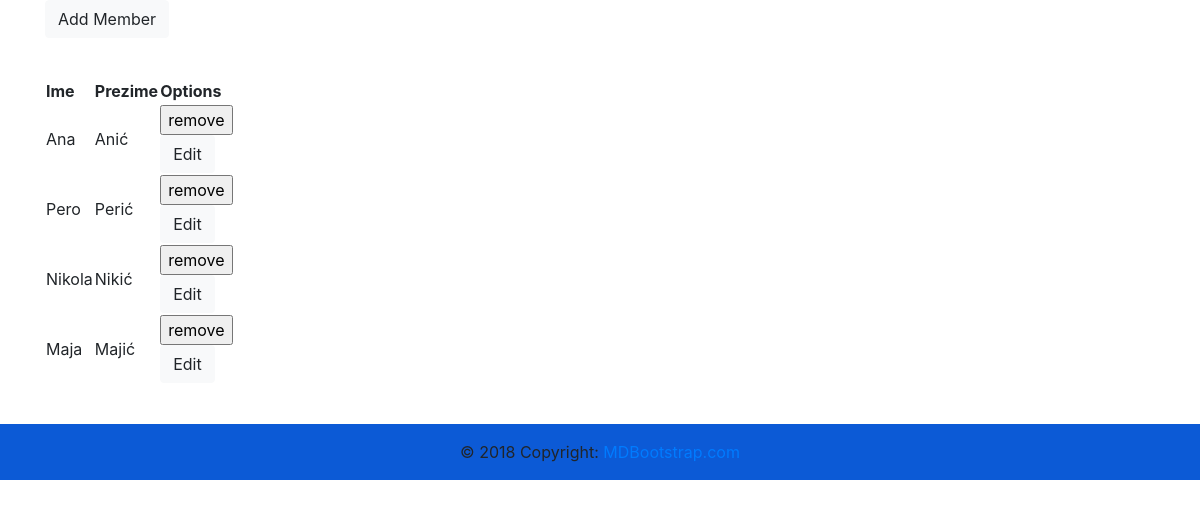
The app's page /indexx.php, older data.
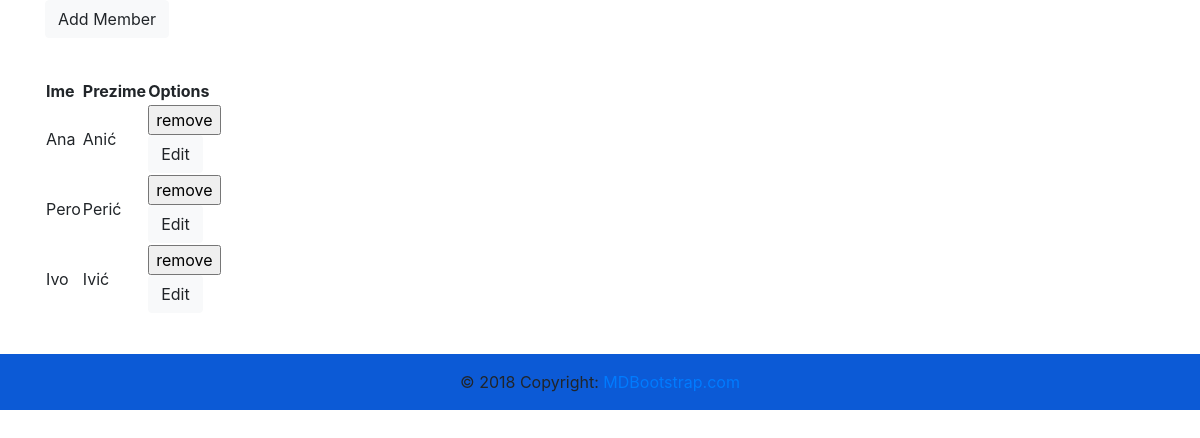
The same page, newer data.
### tables this page shows
CREATE TABLE IF NOT EXISTS clanovi
(id INT UNSIGNED AUTO_INCREMENT NOT NULL PRIMARY KEY,
ime VARCHAR(50) NOT NULL,
prezime VARCHAR(50) NOT NULL);

### classes/Helper.php (called while the page is built, shortened)
<?php
class Helper
{
    public static function getHeader($title, $path = 'header')
    {
        $header = require_once "includes/$path.php";
        return $header;
    }
    public static function getFooter($path = 'footer')
    {
       require_once "includes/$path.php";
    }
}
?>

### classes/Config.php (called while the page is built, shortened)
<?php
class Config
{
    public static function get($path = NULL)
    {
        if ($path)
        {
            $input = explode('.',$path);
            foreach ($input as $key => $value)
            {
                if ($key == 0)
                {
                    $item = require "config/$value.php";
                }
                else
                {
                    $item = $item[$value];
                }
            }
            return $item;
        }
        return false;
    }
}
?>

### config/database.php (called while the page is built)
<?php
return
[
    'fetch' => PDO::FETCH_OBJ,
    'driver' => 'mysql',
    'mysql' =>
    [
        'host' => '127.0.0.1',
        'user' => 'root',
        'pass' => '',
        'db' => 'videoteka1',
        'charset' => 'utf8',
        'collation' => 'utf8_general_ci'
    ],
    'sqlite' =>
    [
        'db' => 'videoteka1'
    ],
    'pgsql' =>
    [
        'host' => '127.0.0.1',
        'user' => 'root',
        'pass' => '',
        'db' => 'videoteka1',
        'charset' => 'utf8',
        'collation' => 'utf8_general_ci'
    ]
]
?>

### classes/DB.php (called while the page is built, shortened)
<?php
class DB {
    private static $instance = null;
    private $connection;
    private $error = false;
    private $results;
    private function __construct()
    {
        $this->config = Config::get('database');
        $driver = $this->config['driver'];
        $db_name = $this->config[$driver]['db'];
        $host = $this->config[$driver]['host'];
        $user = $this->config[$driver]['user'];
        $pass = $this->config[$driver]['pass'];
        $charset = $this->config[$driver]['charset'];
        $dsn = "$driver:host=$host;dbname=$db_name;charset=$charset";
        try
        {
            $this->connection = new PDO($dsn, $user, $pass);
        }
        catch (PDOExceptione $e)
        {
            die($e->getMessage());
        }
    }
    public static function getInstance()
    {
        if (!self::$instance)
        {
            self::$instance = new DB();
        }
        return self::$instance;
    }
    public function query($sql, $params=array())
    {
        $this->error = false;
       if ($this->query = $this->connection->prepare($sql))
       {
            if($this->query->execute())
            {
                $this->results = $this->query->FetchAll(Config::get('database')['fetch']);
            }
            else
            {
                 $this->error = true;
                 die($this->query->errorInfo()[2]);
            }
        }
        return $this;
    }
    public function action($action, $table, $where=array())
    {
        if (count($where) === 3)
        {
            $field = $where[0];
            $operator = $where[1];
            $value = $where[2];
            $sql = "$action FROM $table WHERE $field $operator ?";
            if(!$this->query($sql, array($value))->getError())
            {
                return $this;
            }
        }
        else
        {
           $sql = "$action FROM $table";
        }
        if(!$this->query($sql)->getError())
        {
                return $this;
        }
        return false;
    }
    public function get($columns, $table, $where = array())
    {
      return $this->action("SELECT $columns", $table, $where);
    }
    public function getError()
    {
        return $this->error;
    }
    public function results()
    {
        return $this->results;
    }
}
?>

### indexx.php (the view, shortened to what this page needs)
<?php
$db = DB::getInstance();
$select = $db->get("id,ime,prezime", 'clanovi');
Helper::getHeader('Home page');
?>
    <main>
        <div>
            <a href="addmember.php" target="_blank"><button type="button" class="btn btn-light">Add Member</button></a>
        </div>
        <table>
            <tr>
                <th>Ime</th>
                <th>Prezime</th>
                <th>Options</th>
            </tr>
        <?php foreach ($db->results($select) as $key => $value)
            {   ?>
            <tr>
                <td>
                    <?php echo $value->ime; ?>
                </td>
                <td>
                    <?php echo $value->prezime; ?>
                </td>
                <td>
                    <form action="delete.php" method="POST">
                        <input type="submit" name="remove" value="remove">
                    </form>
                    <a href="edit.php"><button type="button" class="btn btn-light">Edit</button></a>
                </td>
            </tr>
        <?php } ?>
        </table>
    </main>
<?php
Helper::getFooter();
?>

### includes/header.php (shortened to what this page needs)
<!doctype html>
<html lang="hr">
  <head>
    <link rel="stylesheet" href="assets/css/bootstrap.min.css">
    <link rel="stylesheet" href="assets/style.css">
  </head>
  <body>
    <div class="container">

### includes/footer.php (shortened to what this page needs)
</div>
        <footer class="page-footer font-small blue ">
            <div class="footer-copyright text-center py-3" style ="background-color:#0c5ad6;">© 2018 Copyright:
                <a href="https://mdbootstrap.com/education/bootstrap/"> MDBootstrap.com</a>
            </div>
        </footer>
  </body>
</html>

### assets/style.css (style rules this page uses)
table { margin:40px 0; }

Row changes from the older to the newer data that the page shows:
removed clanovi: ime "Nikola", prezime "Nikić"
removed clanovi: ime "Maja", prezime "Majić"
added clanovi: ime "Ivo", prezime "Ivić"
